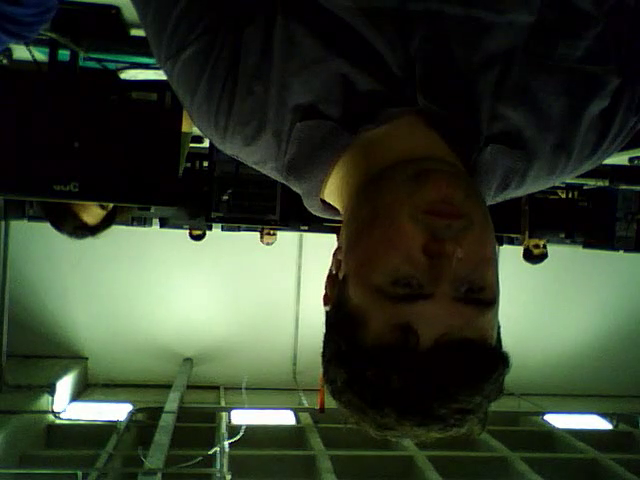
#> input picture frame 7 of Lab1/saida_D.mp4, 640 x 480 px, given in place of saidaR.avi, which was not available
$ python movie3d_parteC.py
#> lines starting #> are read from the running program, lines starting #| are printed output that depends on the picture
import numpy as np
import cv2


CamL_id = "/home/jorge/Documentos/cv2025/lab3/Lab3_Camera_3D/stereo-camera/data/saidaL.avi"
CamR_id = "/home/jorge/Documentos/cv2025/lab3/Lab3_Camera_3D/stereo-camera/data/saidaR.avi"

CamL= cv2.VideoCapture(CamL_id)
CamR= cv2.VideoCapture(CamR_id)

print("Reading parameters ......")
cv_file = cv2.FileStorage("/home/jorge/Documentos/cv2025/lab3/Lab3_Camera_3D/stereo-camera/data/params_nossas_fotos2_py.xml", cv2.FILE_STORAGE_READ)

Left_Stereo_Map_x = cv_file.getNode("Left_Stereo_Map_x").mat()
Left_Stereo_Map_y = cv_file.getNode("Left_Stereo_Map_y").mat()
Right_Stereo_Map_x = cv_file.getNode("Right_Stereo_Map_x").mat()
Right_Stereo_Map_y = cv_file.getNode("Right_Stereo_Map_y").mat()
cv_file.release()

print("Starting while....")

fps = 60.0
fourcc = cv2.VideoWriter_fourcc(*'mp4v')
out = cv2.VideoWriter('/home/jorge/Documentos/cv2025/lab3/Lab3_Camera_3D/stereo-camera/data/parteC.mp4',fourcc, fps, (700,700))

while True:
	retR, imgR= CamR.read()
#> imgR is the input picture: shape (480, 640, 3); mean B, G, R 43, 60.3, 50.5
	retL, imgL= CamL.read()

	if retL and retR:
		imgR_gray = cv2.cvtColor(imgR,cv2.COLOR_BGR2GRAY)
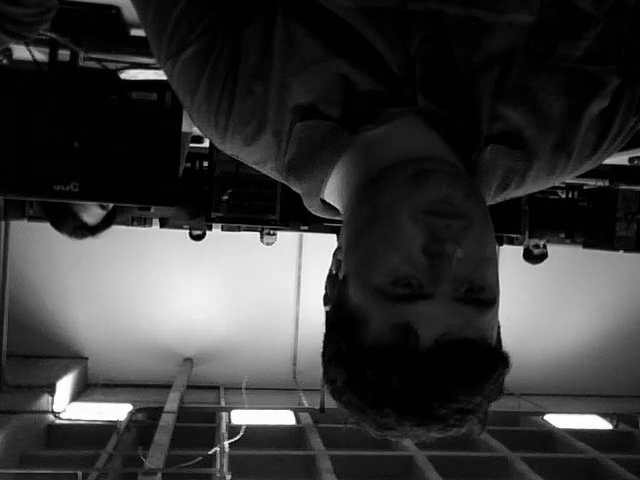
#> imgR_gray: shape (480, 640); min 0, max 255, mean 55.4
		imgL_gray = cv2.cvtColor(imgL,cv2.COLOR_BGR2GRAY)

#> (the run stopped early here; a loop or call above may not have finished)

$ run again, starting later in the video
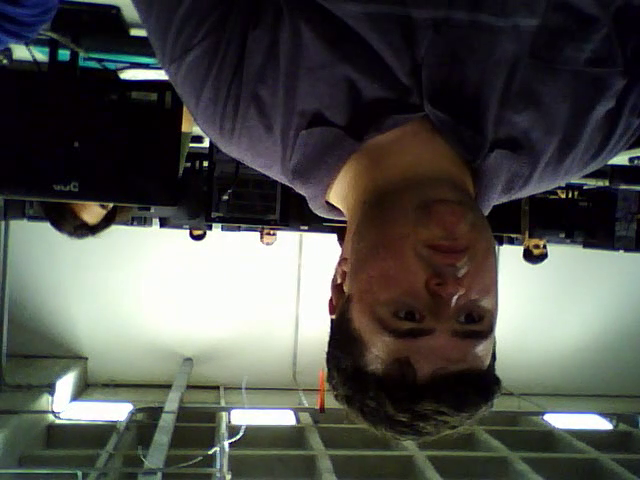
#> input picture frame 31 of Lab1/saida_D.mp4, 640 x 480 px, given in place of saidaR.avi, which was not available
#> imgR is the input picture: shape (480, 640, 3); mean B, G, R 74.3, 78.7, 78
#> `imgR_gray = cv2.cvtColor(imgR,cv2.COLOR_BGR2GRAY)`:
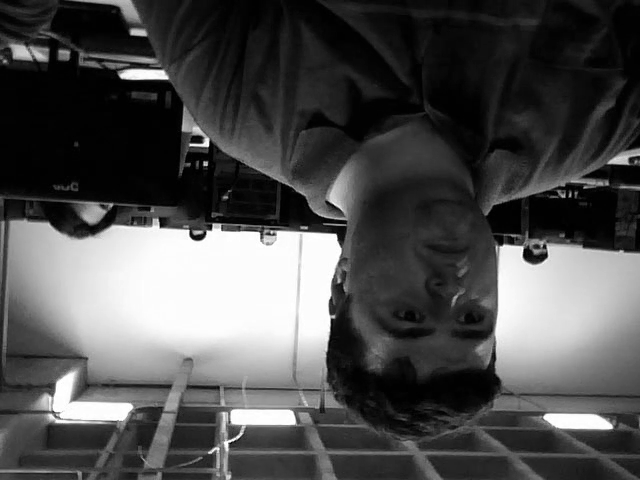
#> imgR_gray: shape (480, 640); min 0, max 255, mean 78

$ run again, starting later in the video
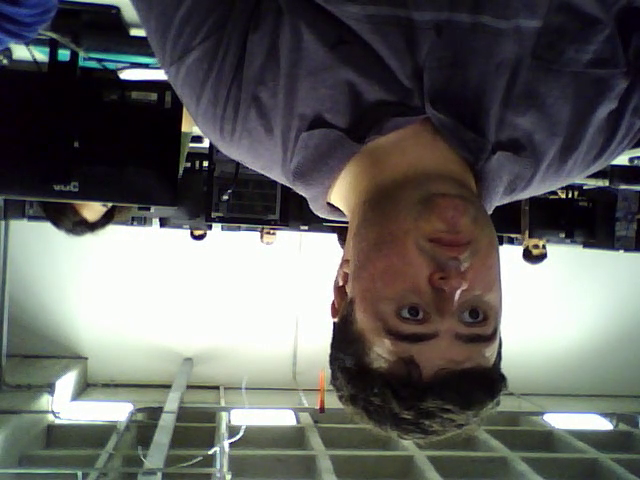
#> input picture frame 56 of Lab1/saida_D.mp4, 640 x 480 px, given in place of saidaR.avi, which was not available
#> imgR is the input picture: shape (480, 640, 3); mean B, G, R 95.2, 97.3, 97
#> `imgR_gray = cv2.cvtColor(imgR,cv2.COLOR_BGR2GRAY)`:
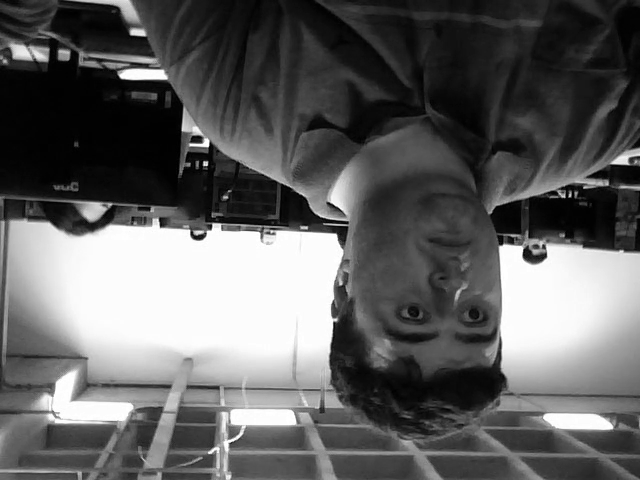
#> imgR_gray: shape (480, 640); min 0, max 255, mean 96.9
